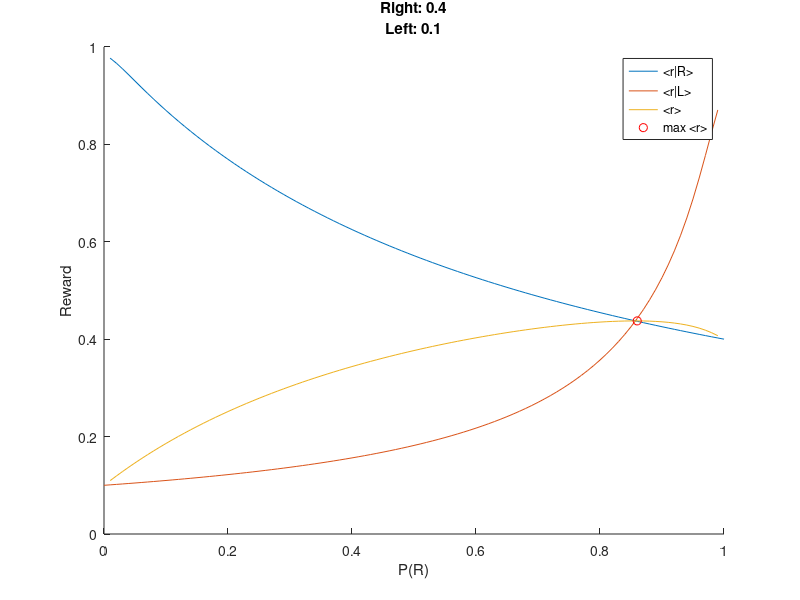
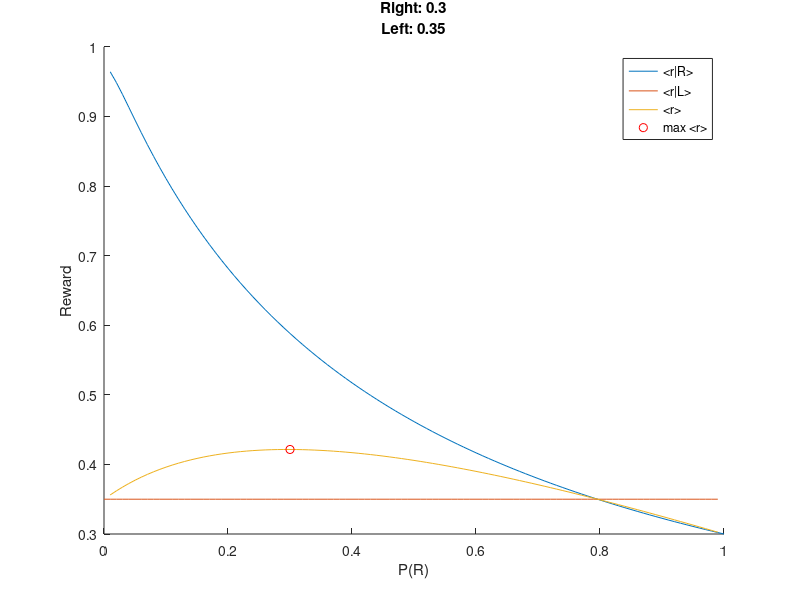
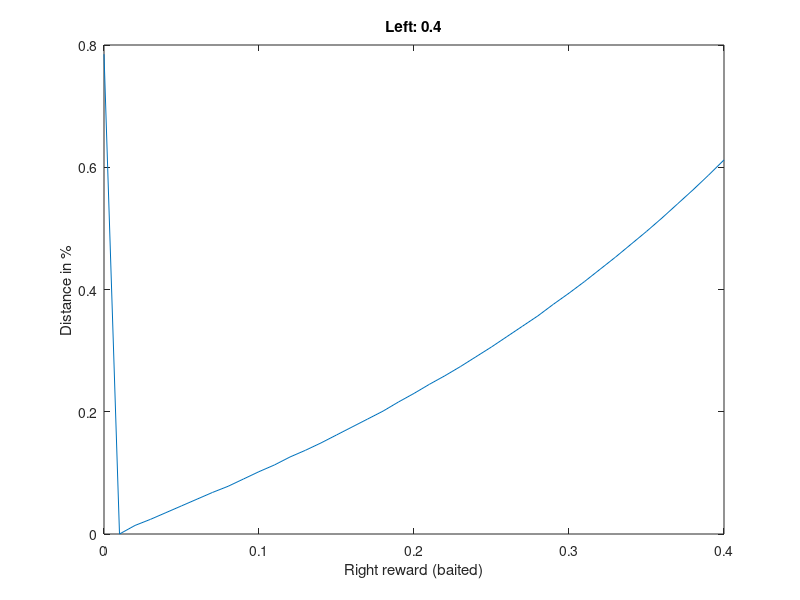
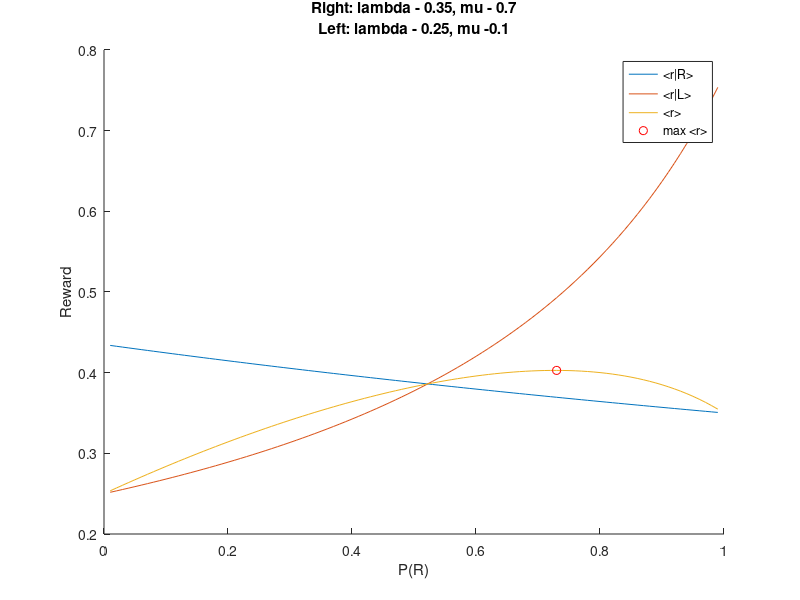

The MATLAB script that drew these images, in order:
%% VI, VI
failures = 0:100;
pr = 0.4;
pl = 0.1;


prt = 1 - (1 - pr).^(failures+1);
plt = 1 - (1 - pl).^(failures+1);
% prt = prt / sum(prt);

allPR = 0:.01:1;
r_R = NaN(size(allPR));
r_L = NaN(size(allPR));
% allP1 = 0.9;
for i = 1:length(allPR)
    pt = (1 - allPR(i)).^(failures).*allPR(i);
    pt = pt / sum(pt);
    
    r_R(i) = sum(prt.*pt);
    r_L(end+1-i) = sum(plt.*pt);
end

% r_L = pl * ones(size(r_R));
r_full = r_R.*allPR + r_L.*(1-allPR);

figure; hold on;
plot(allPR,r_R)
plot(allPR,r_L)
plot(allPR,r_full);
[~,maxInd] = max(r_full);
plot(allPR(maxInd),r_full(maxInd),'ro')

legend('<r|R>','<r|L>','<r>','max <r>')
title(sprintf('Right: %s\nLeft: %s',num2str(pr),num2str(pl)))

xlabel('P(R)')
ylabel('Reward')

%% VI (right), VR (left)
failures = 0:100;
pr = 0.3;  % VI
pl = 0.35; % VR


prt = 1 - (1 - pr).^(failures+1);
plt = pl; %1 - (1 - pl).^(failures+1);
% prt = prt / sum(prt);

allPR = 0:.01:1;
r_R = NaN(size(allPR));
r_L = NaN(size(allPR));
% allP1 = 0.9;
for i = 1:length(allPR)
    pt = (1 - allPR(i)).^(failures).*allPR(i);
    pt = pt / sum(pt);
    
    r_R(i) = sum(prt.*pt);
    r_L(end+1-i) = sum(plt.*pt);
end

r_full = r_R.*allPR + r_L.*(1-allPR);

figure; hold on;
plot(allPR,r_R)
plot(allPR,r_L)
plot(allPR,r_full);
[~,maxInd] = max(r_full);
plot(allPR(maxInd),r_full(maxInd),'ro')

legend('<r|R>','<r|L>','<r>','max <r>')
title(sprintf('Right: %s\nLeft: %s',num2str(pr),num2str(pl)))

xlabel('P(R)')
ylabel('Reward')

%% VI (right), VR (left)
failures = 0:100;
pl = 0.4;
pr = 0:.01:pl;

matchMaxDistance = NaN(size(pr));

for currR = 1:length(pr)
    prt = 1 - (1 - pr(currR)).^(failures+1);
    plt = pl;

    allPR = 0:.001:1;
    r_R = NaN(size(allPR));
    r_L = NaN(size(allPR));
    % allP1 = 0.9;
    for i = 1:length(allPR)
        pt = (1 - allPR(i)).^(failures).*allPR(i);
        pt = pt / sum(pt);

        r_R(i) = sum(prt.*pt);
        r_L(end+1-i) = sum(plt.*pt);
    end

    r_full = r_R.*allPR + r_L.*(1-allPR);

    [~,maxInd] = max(r_full);
    [~, matchInd] = min(abs(r_L - r_R));
    matchMaxDistance(currR) = (allPR(matchInd) - allPR(maxInd));
end

figure; plot(pr,matchMaxDistance)
xlabel('Right reward (baited)')
ylabel('Distance in %')
title(sprintf('Left: %s',num2str(pl)))
%% Arbitrary task
i1 = .8; s1 = -.6; i2 = 0.4; s2 = 0;
match = (i2-i1)/(s1-s2)
maximize = (i2-i1-s2)/(2*s1-2*s2)

%% Competitive Foraging Task
a_R = 0.35; % add at this percent
u_R = 0.7; % remove at this percent
a_L = 0.25;
u_L = 0.1;

failures = 1:1000;
pr_R = (a_R * (1 - (1 - a_R).^failures .* (1 - u_R).^failures)) ./ (1 - (1 - a_R) .* (1 - u_R)); % P(reward|t trails since choosing)
pr_L = (a_L * (1 - (1 - a_L).^failures .* (1 - u_L).^failures)) ./ (1 - (1 - a_L) .* (1 - u_L));

probabilitySet = 0:.01:1;
r_R = NaN(size(probabilitySet)); 
r_L = NaN(size(probabilitySet));
for i = 1:length(probabilitySet)
    
    pt = (1 - probabilitySet(i)).^(failures).*probabilitySet(i); % P(t trials since choosing)
    pt = pt / sum(pt); % normalize
    
    r_R(i) = sum(pr_R.*pt); % mean reward on R side
    r_L(end+1-i) = sum(pr_L.*pt); % mean reward on L side
end

r_full = r_R.*probabilitySet + r_L.*(1-probabilitySet); % mean reward total

figure; hold on;
plot(probabilitySet,r_R)
plot(probabilitySet,r_L)
plot(probabilitySet,r_full);
[~,maxInd] = max(r_full);
plot(probabilitySet(maxInd),r_full(maxInd),'ro') % overall maximum

legend('<r|R>','<r|L>','<r>','max <r>')
title(sprintf('Right: lambda - %s, mu - %s\nLeft: lambda - %s, mu -%s',num2str(a_R),num2str(u_R),num2str(a_L),num2str(u_L)))
xlabel('P(R)')
ylabel('Reward')